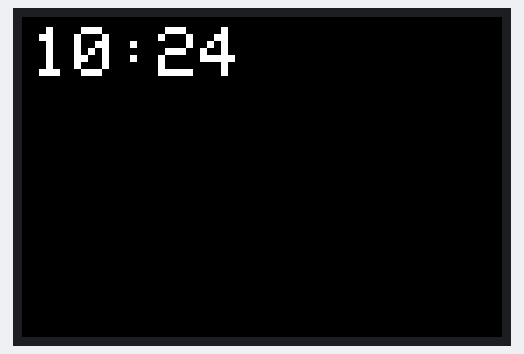
The program below on a simulated ESP32-S3. On the bench: 480×320 colour display. WiFi joins after 1.5 s; servers stay silent unless stated; the local clock reads 2024-03-15 10:24:30 at power-on unless the program sets it; not simulated (calls return 0 or success): secrets.h; what the program prints to the serial monitor is not drawn.

Above: at 2.0 s.
At 31.2 s:
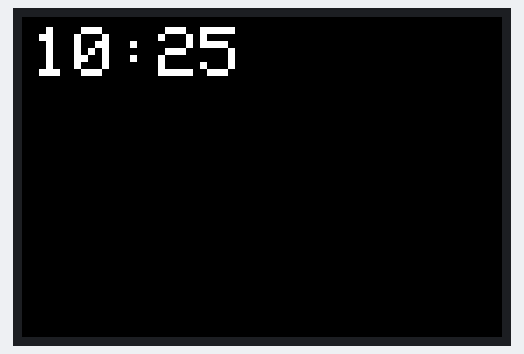
At 90.7 s:
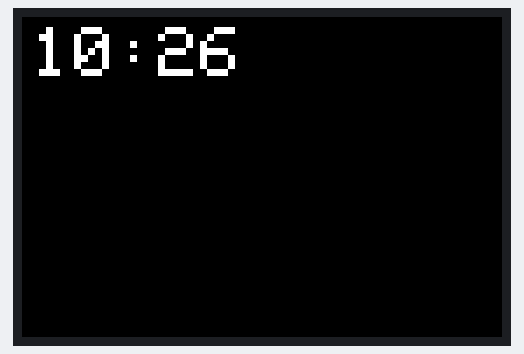

The program:

main.cpp
```cpp
#include <WiFi.h>
#include <TFT_eSPI.h>
#include <time.h>
#include "secrets.h"   // Include your credentials

// NTP server settings
const char* ntpServer = "pool.ntp.org";
const long  gmtOffset_sec = -18000;  // -5 hours in seconds
const int   daylightOffset_sec = 0;  // or adjust for daylight savings time

TFT_eSPI tft = TFT_eSPI();

void setup() {
  Serial.begin(9600);
  tft.init();
  tft.setRotation(1);
  tft.fillScreen(TFT_BLACK);
  tft.setTextColor(TFT_WHITE, TFT_BLACK);
  tft.setTextSize(10);

  Serial.print("Connecting to WiFi");
  WiFi.begin(ssid, password);
  while (WiFi.status() != WL_CONNECTED) {
    delay(500);
    Serial.print(".");
  }
  Serial.println("\nConnected to WiFi");

  configTime(gmtOffset_sec, daylightOffset_sec, ntpServer);
}

void loop() {
  struct tm timeinfo;
  if (!getLocalTime(&timeinfo)) {
    Serial.println("Failed to obtain time");
    delay(1000);
    return;
  }
  char timeStr[64];
  strftime(timeStr, sizeof(timeStr), "%H:%M", &timeinfo);
  tft.fillScreen(TFT_BLACK);
  tft.drawString(timeStr, 10, 10);
  delay(1000);
}
```

Measured:
- what the display in image 0 shows lasts 29.1 s, from 2.0 s to 31.1 s
- what the display in image 1 shows lasts 59.5 s, from 31.1 s to 90.6 s
